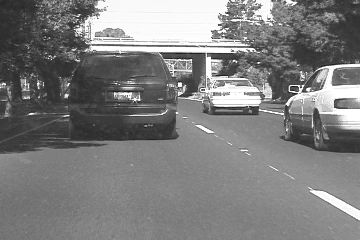
#> input picture Dataset/Car4/img/0001.jpg, 360 x 240 px, found by its file name
$ python project4.py   (older library calls are emulated)
#> lines starting #> are read from the running program, lines starting #| are printed output that depends on the picture; after the words box and inside, x2 and y2 are one past the last pixel; in counts of white or black regions, pixels touching at a corner belong together
import glob
import cv2
import numpy as np


def getHomogenCoords(x_range,y_range):
	a = (x_range[1] - x_range[0]) + 1
	b = (y_range[1] - y_range[0]) + 1
	coordinates = np.zeros((3, a*b))
	count = 0
	for y in range(y_range[0], y_range[1] + 1):
		for x in range(x_range[0], x_range[1] + 1):
			coordinates[0, count] = x
			coordinates[1, count] = y
			coordinates[2, count] = 1
			count += 1

	return coordinates


def warpTF(tempCoords, p, x_range, y_range):
	x1, x2 = x_range
	y1, y2 = y_range
	array = np.array([[x1,x1,x2,x2],[y1,y2,y2,y1],[1,1,1,1]])

	affineWarpMat = np.zeros((2,3))
	count = 0
	for i in range(3):
		for j in range(2):
			affineWarpMat[j,i] = p[count,0]
			count += 1
	affineWarpMat[0,0] += 1
	affineWarpMat[1,1] += 1
	warpedVertices = np.dot(affineWarpMat,array)
	new = np.dot(affineWarpMat,tempCoords)
	new = new.astype(int)

	return new, warpedVertices


def getPixelArray(image,coordinates):
	img_array = np.zeros((1,coordinates.shape[1]))
	img_array[0,:] = image[coordinates[1,:],coordinates[0,:]]

	return img_array


def getTemplateArray(template, x_range, y_range):
	tempCoords = getHomogenCoords(x_range,y_range)
	p = np.array([[0,0,0,0,0,0]]).T
	newCoords, newVer = warpTF(tempCoords, p ,x_range, y_range)

	return getPixelArray(template, newCoords)


def isFeasible(coorinate_array, img) :
	min_=np.amin(coorinate_array,axis=1)
	max_=np.amax(coorinate_array,axis=1)

	if min_[0] < 0 or max_[0] >= img.shape[1] or min_[1] < 0 or max_[1] >= img.shape[0]:
		return False
	else:
		return True

def getSteepestDescent(sobelx,sobely,new_coordinates,old_coordinates):

	gradX = getPixelArray(sobelx,new_coordinates)
	gradY = getPixelArray(sobely,new_coordinates)
	img1 = gradX*old_coordinates[0,:]
	img2 = gradY*old_coordinates[0,:]
	img3 = gradX*old_coordinates[1,:]
	img4 = gradY*old_coordinates[1,:]
	steepest = np.vstack((img1, img2, img3, img4, gradX, gradY)).T

	return steepest


def affineLKTracker(tempCoords, temp, gray_image, x_range, y_range, p, sobelx, sobely):

	warpedTemp, warpedVertices = warpTF(tempCoords, p, x_range, y_range)

	if isFeasible(warpedTemp,gray_image):
		feasible = True
		img_arr = getPixelArray(gray_image,warpedTemp)

		error = temp - img_arr
		steepest = getSteepestDescent(sobelx, sobely, warpedTemp, tempCoords)
		SDProd = np.dot(steepest.T, error.T)
		Hess = np.dot(steepest.T, steepest)
		Hinv = np.linalg.pinv(Hess)
		deltaP = np.dot(Hinv, SDProd)
		p_norm = np.linalg.norm(deltaP)
		p = np.reshape(p,(6,1))
		p = p + deltaP

	else:
		feasible = False
		deltaP = np.array([[0,0,0,0,0,0]]).T
		p_norm = np.linalg.norm(deltaP)

	return p, deltaP, p_norm, warpedTemp, warpedVertices, feasible


dataset = "Bolt2"
# dataset = "Car4"
# dataset = "DragonBaby"
path = dataset + "/img/*.jpg"
outputPath = "output/" + dataset + "/"

dataDict = {}
dataDict["Bolt2"] = {"x_range": [265, 308], "y_range": [80, 145], "threshold": 0.0159, "ksize": 5}
dataDict["Car4"] = {"x_range": [65, 180], "y_range": [45, 140], "threshold": 0.01, "ksize": 5}
dataDict["DragonBaby"] = {"x_range": [90, 240], "y_range": [70, 300], "threshold": 0.078, "ksize": 3}

first = cv2.imread(dataset + "/img/0001.jpg")
#> first is the input picture: shape (240, 360, 3); min 13, max 255, mean 126.4
first = cv2.cvtColor(first,cv2.COLOR_BGR2GRAY)
#> first: shape (240, 360)
firstMean = np.mean(first)
#> firstMean = 126.4
threshold = dataDict[dataset]["threshold"]

x_range = dataDict[dataset]["x_range"]
y_range = dataDict[dataset]["y_range"]

# [8 lines of commented-out code are left out]

temp = getTemplateArray(first,x_range,y_range)
tempCoords = getHomogenCoords(x_range,y_range)

params = np.array([[0,0,0,0,0,0]]).T
count = 0

for img in sorted(glob.glob(path)):

	image = cv2.imread(img)
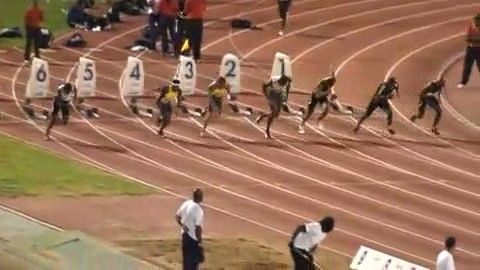
#> input picture Code/Bolt2/img/0009.jpg, 480 x 270 px
#> image is the input picture: shape (270, 480, 3); mean B, G, R 90.8, 114.8, 154.4
	gray = cv2.cvtColor(image,cv2.COLOR_BGR2GRAY)
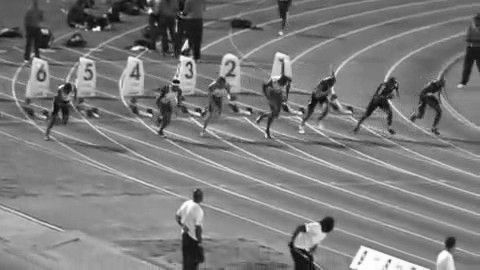
#> gray: shape (270, 480); min 5, max 255, mean 123.9
	grayMean = np.mean(gray)
#> grayMean = 123.9
	gray = (gray*((firstMean/grayMean))).astype(float)
	sobelx = cv2.Sobel(gray,cv2.CV_64F,1,0,ksize=dataDict[dataset]["ksize"])
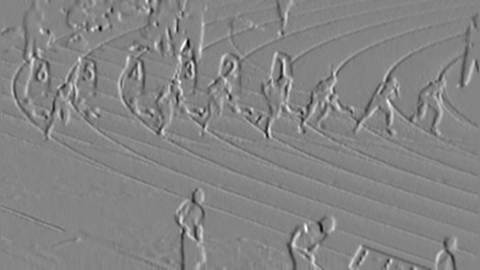
#> sobelx: shape (270, 480) float64; min -8804.6, max 8139.8, mean -3.4; drawn with min black and max white
	sobely = cv2.Sobel(gray,cv2.CV_64F,0,1,ksize=dataDict[dataset]["ksize"])
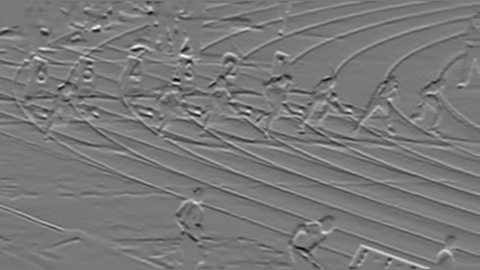
#> sobely: shape (270, 480) float64; min -8248.9, max 9210.4, mean 24.9; drawn with min black and max white

	while True:
		params, deltaP, p_norm, warpedTemp, new_vertex, feasible = affineLKTracker(tempCoords,temp,gray,x_range,y_range,params,sobelx,sobely)
		if (p_norm <= threshold) or (feasible == False):
			break
#> this loop made 422 passes
#> (deltaP, p_norm, params, new_vertex) on passes 2 to 4: ([5.9e-05, -0.000113, 5.06e-05, 7.54e-05, -0.023, 0.0252], 0.0341, [3.23e-05, -0.000204, 6.63e-05, 0.000132, -0.019, 0.0462], [[265, 265, 308, 308], [80, 145, 145, 80]]), ([8.29e-05, -0.000122, 4.69e-05, 6.11e-05, -0.029, 0.0297], 0.0415, [0.000115, -0.000326, 0.000113, 0.000193, -0.048, 0.0758], [[265, 265, 308, 308], [80, 145, 145, 79.99]]), ([5.25e-05, -0.000125, 4.75e-05, 7.07e-05, -0.0208, 0.0291], 0.0358, [0.000168, -0.000451, 0.000161, 0.000264, -0.0688, 0.105], [[265, 265, 308, 308], [80, 145, 145, 79.99]])

	image = cv2.polylines(image, np.int32([new_vertex.T]), 1, (100,100,255), 2)
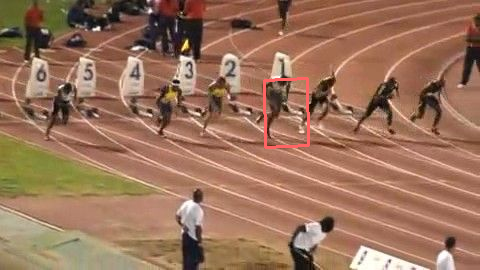
#> image: shape (270, 480, 3); 0.51% of pixels changed, all inside (x1, y1, x2, y2) = (263, 77, 310, 149)
	cv2.imshow('output',image)
	cv2.imwrite(outputPath + str(count) + '.jpg', image)

	count += 1
	if cv2.waitKey(1) & 0xff == 27:
#> (key Esc is pressed here)
	 	break
	 	cv2.destroyAllWindows()


cv2.destroyAllWindows()
